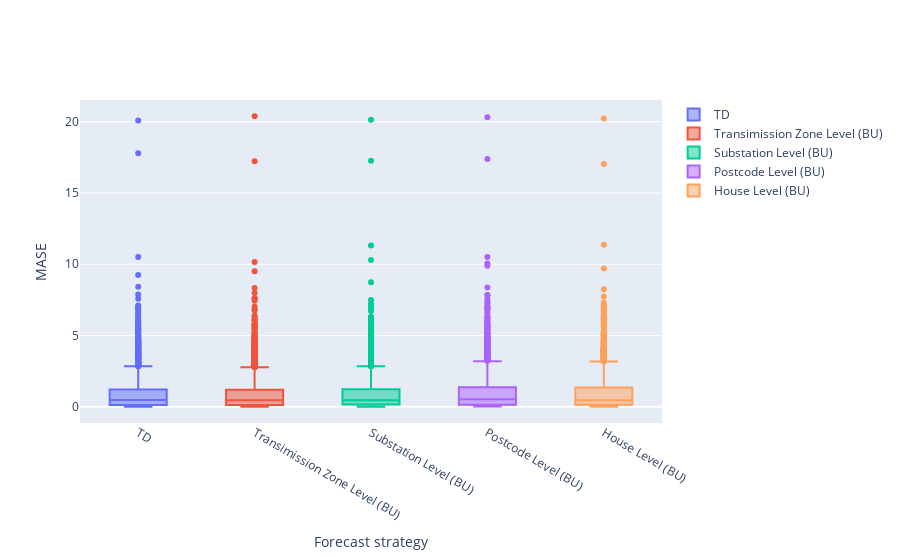

This figure's notebook cell:
### Code cell
# dic_conv = {'grid': 'TD', 'tl':'Transimission Zone Level (BU)', 'substation': 'Substation Level (BU)', 
#                           'pc_level':'Postcode Level (BU)', 'house':'House Level (BU)'}

# fig = go.Figure()
# for col in mase_dic.keys():
#     box_data = mase_dic[col]
#     fig.add_trace(go.Box(y=box_data, name = dic_conv[col]))
# fig.update_xaxes(title = 'Forecast strategy')
# fig.update_yaxes(title = 'MASE')

### Figure 1 — Plotly figure (JSON) as saved in the notebook; plotly's stock layout.template omitted (floating-point values rounded to 4 significant figures; data arrays with more than 128 entries replaced by an {"elided": "..."} marker saying what was removed)
{"data": [{"name": "TD", "type": "box", "y": {"elided": "2076 float values"}}, {"name": "Transimission Zone Level (BU)", "type": "box", "y": {"elided": "2076 float values"}}, {"name": "Substation Level (BU)", "type": "box", "y": {"elided": "2076 float values"}}, {"name": "Postcode Level (BU)", "type": "box", "y": {"elided": "2076 float values"}}, {"name": "House Level (BU)", "type": "box", "y": {"elided": "2076 float values"}}], "layout": {"xaxis": {"title": {"text": "Forecast strategy"}}, "yaxis": {"title": {"text": "MASE"}}}}
